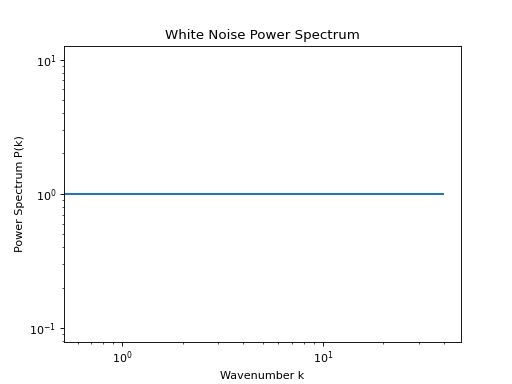

The Python source for this figure:
from pisces.math_utils.random_fields import generate_white_noise_power_spectrum
L, n = 10.0, 128
k_grid = np.fft.fftfreq(n, d=L/n) * 2 * np.pi
power_spectrum = generate_white_noise_power_spectrum()
ps_array = power_spectrum(k_grid)

import matplotlib.pyplot as plt
plt.loglog(k_grid, ps_array)
plt.xlabel('Wavenumber k')
plt.ylabel('Power Spectrum P(k)')
plt.title('White Noise Power Spectrum')
plt.show()
